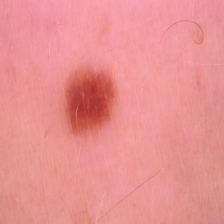
#> input picture skin_cancer_classification/dataset/train/benign/1097.jpg, 224 x 224 px; its folder holds only this picture in this run
$ python additional.py
#> lines starting #> are read from the running program, lines starting #| are printed output that depends on the picture
def convert_image_to_array(path="./dataset/train/benign/",
                           label="benign/malignant"):
#> called with path = './dataset/train/benign/', label = 'benign'
    from PIL import ImageOps as io
    import numpy as np
    import os
    from PIL import Image

    X_train = []
    for file_name in os.listdir(path):
        data_img = Image.open(f"{path}{file_name}")
#> data_img is the input picture: PIL image 224x224 RGB; mean R, G, B 231.9, 146, 145.8
        greyscale_data = io.grayscale(data_img)
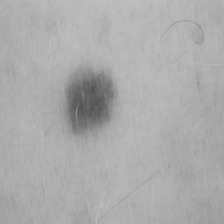
#> greyscale_data: PIL image 224x224 L; min 82, max 193, mean 171.7
        inv_data = io.invert(greyscale_data)  #change from RGB to greyscale
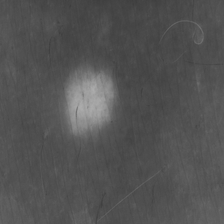
#> inv_data: PIL image 224x224 L; min 62, max 173, mean 83.3
        rsz_data = inv_data.resize((50176, 1))
        numpy_array = np.array(rsz_data.getdata())
        X_train.append(numpy_array)

    if label == "benign":
        y_train = np.zeros(np.array(X_train).shape[0])
#> y_train = [0]
    else:
        y_train = np.ones(np.array(X_train).shape[0])

    return np.array(X_train), y_train


if __name__ == '__main__':
    X_train, y_train = convert_image_to_array(label="benign")
#> y_train = [0]
    print(X_train.shape)
#| (1, 50176)
    print(y_train.shape)
#| (1,)

$ run again, on skin_cancer_classification/dataset/train/benign/1158.jpg
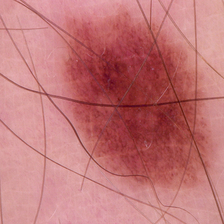
#> input picture skin_cancer_classification/dataset/train/benign/1158.jpg, 224 x 224 px
#> in convert_image_to_array, data_img is the input picture: PIL image 224x224 RGB; mean R, G, B 193.1, 118.3, 119.5
#> in convert_image_to_array, `greyscale_data = io.grayscale(data_img)`:
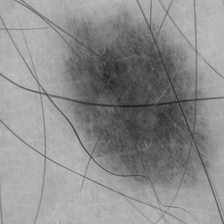
#> greyscale_data: PIL image 224x224 L; min 30, max 193, mean 140.8
#> in convert_image_to_array, `inv_data = io.invert(greyscale_data)`:
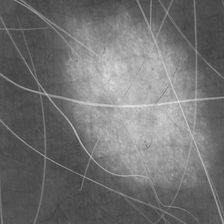
#> inv_data: PIL image 224x224 L; min 62, max 225, mean 114.2
#> `X_train, y_train = convert_image_to_array(label="benign")`: y_train = [0]
#| (1, 50176)
#| (1,)

$ run again, on skin_cancer_classification/dataset/train/benign/1294.jpg
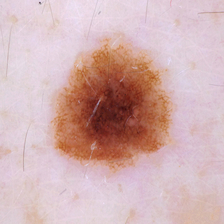
#> input picture skin_cancer_classification/dataset/train/benign/1294.jpg, 224 x 224 px
#> in convert_image_to_array, data_img is the input picture: PIL image 224x224 RGB; mean R, G, B 209.8, 177.6, 178.2
#> in convert_image_to_array, `greyscale_data = io.grayscale(data_img)`:
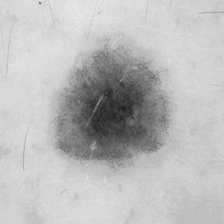
#> greyscale_data: PIL image 224x224 L; min 27, max 234, mean 187.3
#> in convert_image_to_array, `inv_data = io.invert(greyscale_data)`:
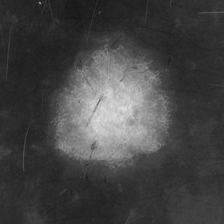
#> inv_data: PIL image 224x224 L; min 21, max 228, mean 67.7
#> `X_train, y_train = convert_image_to_array(label="benign")`: y_train = [0]
#| (1, 50176)
#| (1,)

$ run again, on skin_cancer_classification/dataset/train/benign/1425.jpg
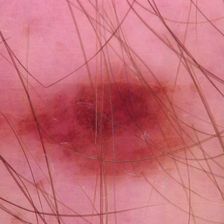
#> input picture skin_cancer_classification/dataset/train/benign/1425.jpg, 224 x 224 px
#> in convert_image_to_array, data_img is the input picture: PIL image 224x224 RGB; mean R, G, B 199.1, 110.5, 120
#> in convert_image_to_array, `greyscale_data = io.grayscale(data_img)`:
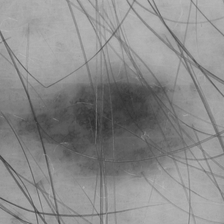
#> greyscale_data: PIL image 224x224 L; min 48, max 186, mean 138.1
#> in convert_image_to_array, `inv_data = io.invert(greyscale_data)`:
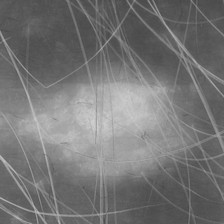
#> inv_data: PIL image 224x224 L; min 69, max 207, mean 116.9
#> `X_train, y_train = convert_image_to_array(label="benign")`: y_train = [0]
#| (1, 50176)
#| (1,)

$ run again, on skin_cancer_classification/dataset/train/benign/1113.jpg
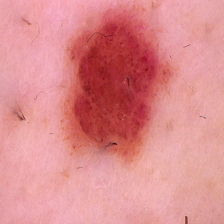
#> input picture skin_cancer_classification/dataset/train/benign/1113.jpg, 224 x 224 px
#> in convert_image_to_array, data_img is the input picture: PIL image 224x224 RGB; mean R, G, B 220.4, 139.9, 142
#> in convert_image_to_array, `greyscale_data = io.grayscale(data_img)`:
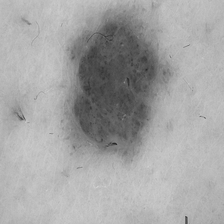
#> greyscale_data: PIL image 224x224 L; min 39, max 208, mean 164.2
#> in convert_image_to_array, `inv_data = io.invert(greyscale_data)`:
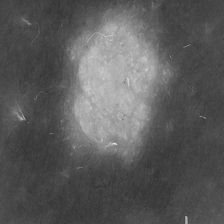
#> inv_data: PIL image 224x224 L; min 47, max 216, mean 90.8
#> `X_train, y_train = convert_image_to_array(label="benign")`: y_train = [0]
#| (1, 50176)
#| (1,)
